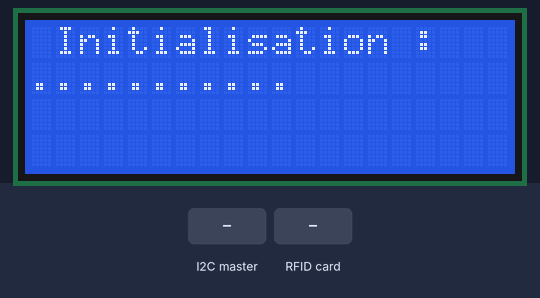
Simulated run of this sketch. Board: Arduino Uno, built with avr-gcc and run on an emulated ATmega328P. Shown: 20×4 character LCD. The inputs (shaded band) are chosen by the test bench.

Above: at 1.35 s.
1.4 s: the I2C master sends the byte 2
At 2.3 s:
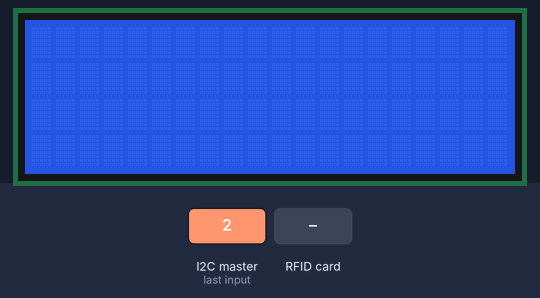
3.3 s: RFID card 5E 7A 19 C4 held to the reader
At 4.5 s:
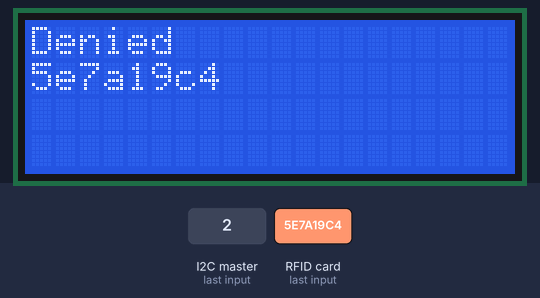
Timing chart, 0 to 6.3 s (numbered marks = the images above; inputs shaded):
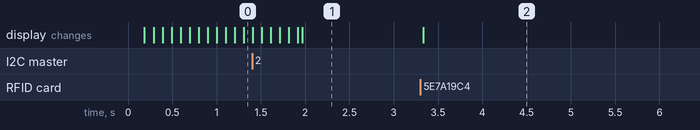

Measured:
- after the input at 1.4 s, the display: first differs from a run without the input after 0.57 s (image 1)
- after the input at 3.3 s, the display: changes at once (image 2)

The sketch:

code_arduino.ino
```cpp
#include <SPI.h>
#include <MFRC522.h>
#include <Wire.h>
#include <LiquidCrystal_I2C.h>

#define SLAVE_ADDRESS 0x12 // arduino
#define SS_PIN 10 //slave select RFID
#define RST_PIN 9 //pin reset RFID
#define LED_PIN_J 2 //pin led jaune
#define LED_PIN_R 4 //pin led rouge
#define BUZZER 7 //pin buzzer
#define TAILLE_TAB 10

LiquidCrystal_I2C lcd(0x27,20,4); //on cree une instance de la class lcd
MFRC522 rfid(SS_PIN, RST_PIN); // On instancie un MFRC522
//decalaration des variable
char separateur="-";
int dataReceived = 0;
int flag_users=0;
String buffer_uid="";
String buffer_uid_users="";
String *allow_users=NULL;
unsigned int nb_allow_users=0;
unsigned int buffer_nb_allow_users=0;

String buffer_users[TAILLE_TAB]="";
unsigned int nb_buffer_users=0;

void setup() {
    Serial.begin(9600);
    SPI.begin(); //On initialise la connection SPI
    rfid.PCD_Init();//initialisation du lecteur rfid
    lcd.init();//initialisation du lcd
    Wire.begin(SLAVE_ADDRESS);//initialisation de la liaison I2C
    Wire.onReceive(receiveData);//pin de la fonction de reception
    Wire.onRequest(sendData);//pin de la fonction d'envoie
}

void loop() {
    delay(50);
    lcd.clear();
    lcd.backlight();//initialisation du retroéclairage
    //on check que les iud soit importé
    if(flag_users==0){
      wait();
      return;
    }
    buffer_uid="";//on vide le buffer
    //nous vérifions si une carte est presente devant le lecteur
    if(! rfid.PICC_IsNewCardPresent()) return;
    //nous vérifions que l'uid est lu
    if(! rfid.PICC_ReadCardSerial()) return;
    //on lie l'uid de 4 octés
    for(int i=0;i<4;i++){
    //on ajoute les octés au buffer
    buffer_uid += String(rfid.uid.uidByte[i],HEX);
    }
    //on ajoute des zero (ljust)
    if(buffer_uid.length() <8){
      for(int i=buffer_uid.length() ;i<8;i++) buffer_uid+="0";
    }
    buffer_users[nb_buffer_users]=buffer_uid;
    //si l'utilisateur est accepté
    if(check_in(buffer_users[nb_buffer_users],allow_users,nb_allow_users)){
      allow();
    }
    //sinon
    else{
      denied();
    }
    //on increment le nb
    nb_buffer_users++;
    delay(5000);
}

void receiveData(int byteCount){
    while(Wire.available()) {
        dataReceived = Wire.read();
        //switch
        switch (dataReceived){
          case(1):
            flag_users=0;
            recv_allow_users();
            break;
          case(2):
           init_allow_users();
           flag_users=1;
           break;
          case(3):
           flag_users=1;
      }
    }
}

void sendData(){
    //switch
    switch(flag_users){
      //cas reception
      case(0):
        Wire.write(0);
        break;
      //cas envoie donnée  buffer_users
      case(1):
        send_uid_users();
        break;
    }
}

//fonction de refus
void denied(){
  lcd.clear();
  lcd.setCursor(0,0);
  lcd.print("Denied");
  lcd.setCursor(0,1);
  lcd.print(buffer_users[nb_buffer_users]);
}
//fonction d'acceptation
void allow(){
  lcd.clear();//on clear le lcd
  lcd.setCursor(0,0);//on place le curseur sur 0,0
  lcd.print("Allow");
  lcd.setCursor(0,1);
  lcd.print(buffer_users[nb_buffer_users]);
}
//fonction de vérification element in tab
bool check_in(String check,String tab[],int nb){
  for(int i=0;i<nb;i++){
    if(check==tab[i]){
      return true;
    }
  }
  return false;
}
//on cree la fontion de récuperation d'iud
void recv_allow_users(){
          char buffer=0;
          for(int i=0;i<8;i++){
             buffer=Wire.read();
             buffer_uid_users+=buffer;
          }
          buffer_uid_users+=separateur;
          buffer_nb_allow_users++;
}
//on cree le tableau des utilisateur accepté
void init_allow_users(){
  String buffer="";
  int c=0;
  if(allow_users!=NULL) free(allow_users);
  allow_users=(String*) calloc(buffer_nb_allow_users,sizeof(String));
  for(int i=0;i<(buffer_nb_allow_users*9);i++){
    if(buffer_uid_users[i]==separateur){
      allow_users[c]=buffer;
      Serial.println(buffer);
      buffer="";
      c++;
    }
    else buffer+=buffer_uid_users[i];
  }
  buffer_uid_users="";
  nb_allow_users=buffer_nb_allow_users;
  buffer_nb_allow_users=0;
}
//fonction d'attente
void wait(){
  lcd.clear();
  lcd.setCursor(1,0);
  lcd.print("Initialisation :");
  for(int i=0;i<17;i++){
    delay(100);
    lcd.setCursor(i,1);
    lcd.print(".");
  }
}
// envoie uid
void send_uid_users(){
  // init compteur
  static int compteur_uid_send=0;
  //clear buffer
        if(compteur_uid_send==nb_buffer_users){
           nb_buffer_users=0;
           for(int i=0;i<TAILLE_TAB;i++){
              buffer_users[i]="";
           }
           byte un[8]={1,1,1,1,1,1,1,1};
           compteur_uid_send=0;
           Wire.write(un,8);
        }
        else {
          //le 9 permet de prendre l'uid + le /0 de find de str
          char buff[9]="";
          buffer_users[compteur_uid_send].toCharArray(buff,9);
          Wire.write(buff,8);
          if(!(buffer_users[0]==""))compteur_uid_send++;
        }
}
```
